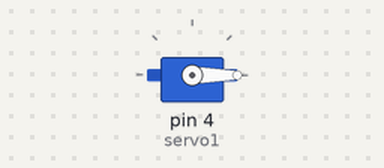
Recording of a sketch running on a simulated Arduino Uno, built with avr-gcc and run on an emulated ATmega328P. On the bench: servo.

Above: at 0.05 s.
At 5.95 s:
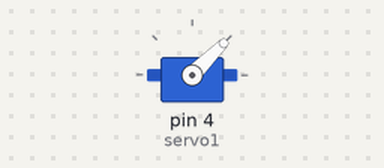
At 11.95 s:
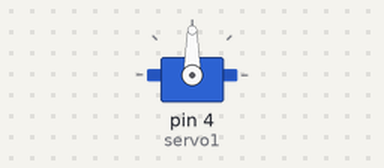
At 23.95 s:
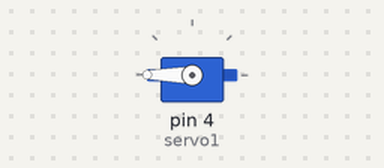
Timing chart, 0 to 31.2 s (numbered marks = the images above):
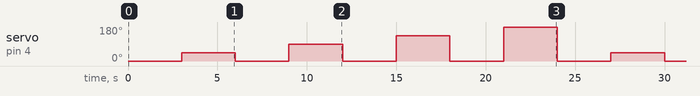

Measured:
- by itself, servo on pin 4 (servo1): repeats every 24.0 s: 0° 3.0 s, 90° 3.0 s, 0° 3.0 s, 135° 3.0 s, 0° 3.0 s, 180° 3.0 s, 0° 3.0 s, 45° 3.0 s

The sketch:

servo_4posiciones.ino
```cpp
#include <Servo.h>

Servo servo1;
int color = 1; //colores 1,2,3y4 (ahora son numeros despues voy a usar la lectura del sensor)

void setup()
{
  servo1.attach(4, 500, 2500); //seteo motor, pin=2, min, max

}

void loop()
{
  servo1.write(0); //pos de lectura
  delay(3000);

  if(color == 1){ //si color es 1
    servo1.write(45); //giro 45
    color =2; //cambio el color (porque todavia no estoy usando el sensor)
    delay(3000);
  }
  else if (color == 2){ //si color es 2
    servo1.write(90); //giro 90
    color =3;//cambio el color (porque todavia no estoy usando el sensor)
  delay(3000);
  }
  else if (color == 3){ //si color es 3
    servo1.write(135); //giro 135
    color =4;//cambio el color (porque todavia no estoy usando el sensor)
  delay(3000);
  }
  else if (color == 4){ //si color es 4
    servo1.write(180); //giro 180
    color =1;//cambio el color (porque todavia no estoy usando el sensor)
  delay(3000);
  }
  else{ // en un futuro esto tendria q ser volver a leer color
    servo1.write(0);
    delay(3000);

  }

  /*servo1.write(0);
  delay(3000);
  servo1.write(45);
  delay(3000);
  //servo1.write(0);
  //delay(3000);
  servo1.write(90);
  delay(3000);
  servo1.write(135);
  delay(3000);
  servo1.write(180);
  delay(3000);*/

}
```
